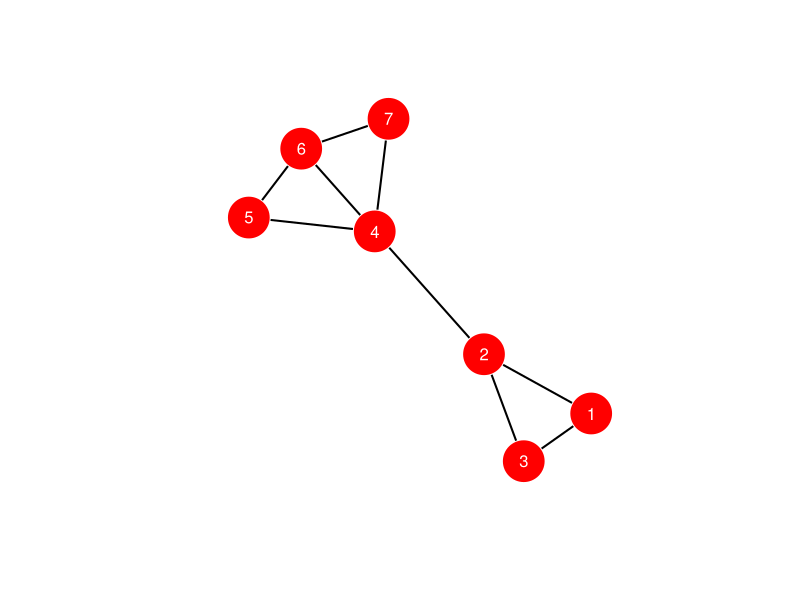
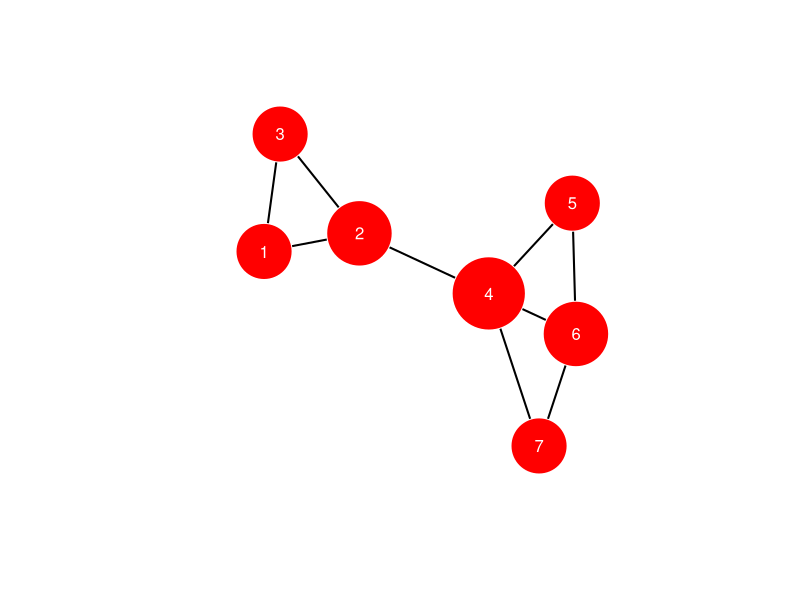
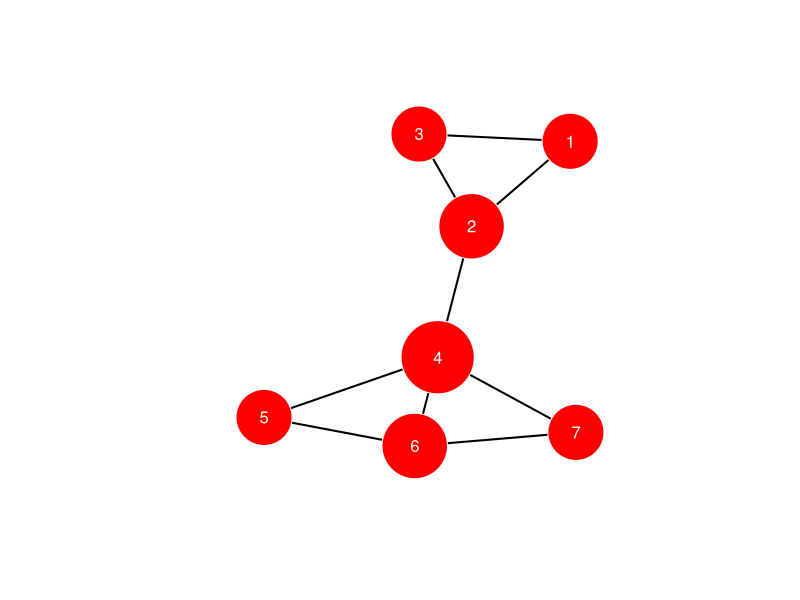
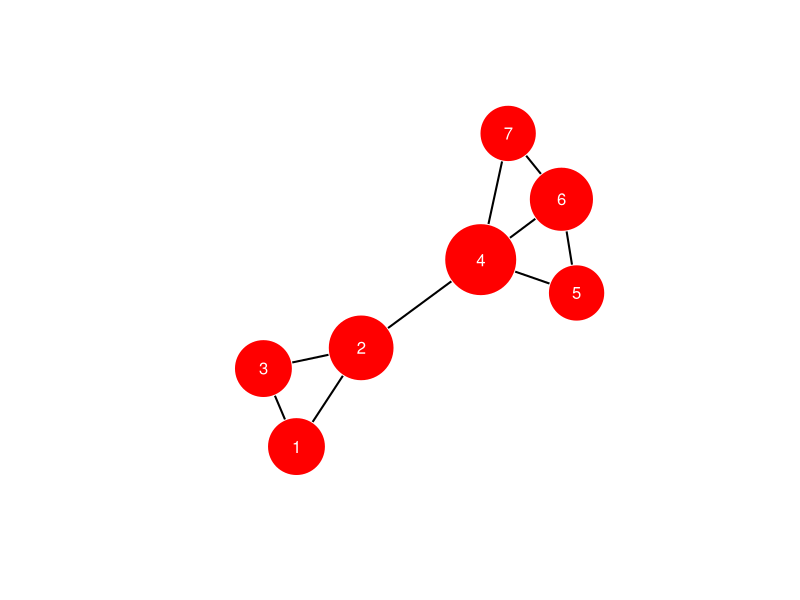
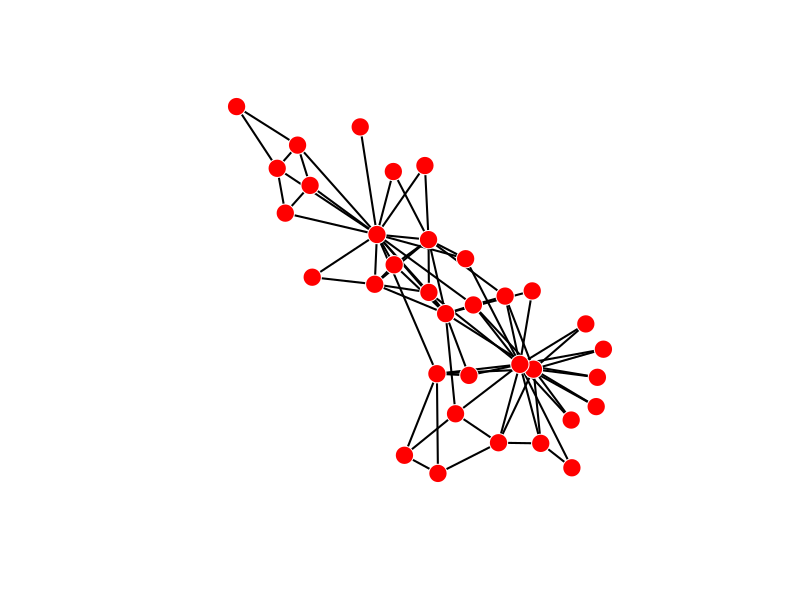
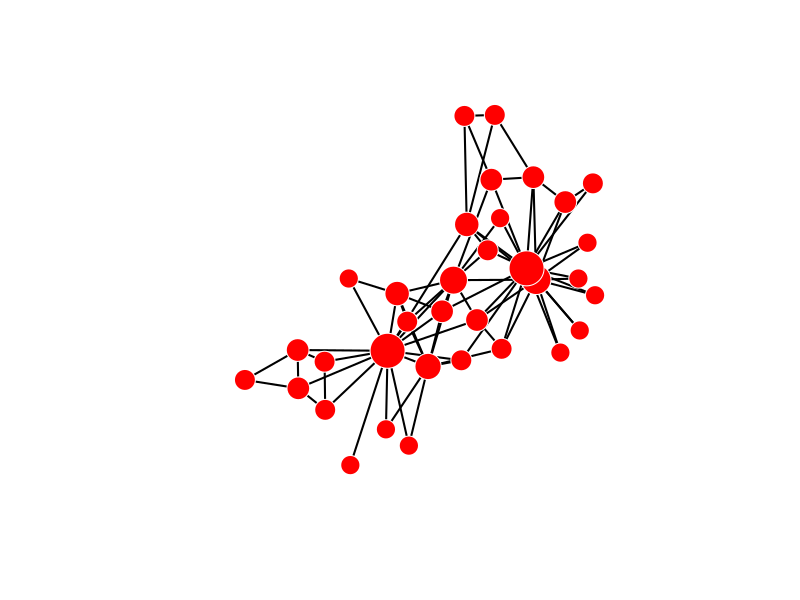

Recreate these plots in R, in order.
# =======================================================
# PageRank computation on a Graph
# =======================================================

#install.packages("igraph")
library(igraph)

# Adjacency matrix for the example graph
adjMat <- rbind(
  c(0,1,1,0,0,0,0),
  c(1,0,1,1,0,0,0),
  c(1,1,0,0,0,0,0),
  c(0,1,0,0,1,1,1),
  c(0,0,0,1,0,1,0),
  c(0,0,0,1,1,0,1),
  c(0,0,0,1,0,1,0))

# Creating a graph object from the adjacency matrix
g  <- graph.adjacency(adjMat, mode = "undirected")
plot(g, layout = layout.fruchterman.reingold,
     vertex.size = 25,
     vertex.color="red",
     vertex.frame.color= "white",
     vertex.label.color = "white",
     vertex.label.family = "sans",
     edge.width=2,  
     edge.color="black")


# -------------------------------------------------------
# PageRank : Random Walk using the Transition Matrix

# Compute the Transition Matrix for Random Walk
transMat <- t(adjMat / rowSums(adjMat))
transMat

# Start at random and do Power Iteration
n <- ncol(transMat)                 # size of initial vector
v.prev <- rep(1/n, n)               # set the initial vector
v.next <- transMat %*% v.prev       # run starting iteration
threshold <- 1e-6                   # set suitable threshold

while(norm(v.next - v.prev, type = "f") > threshold) {
  v.prev <- v.next
  v.next <- transMat %*% v.prev
}                                   # simple power iteration
pageRank <- t(v.next)               # converges to page-rank
pageRank

# Represent PageRank as size of vertices
V(g)$size <- 25 + 100 * round(pageRank[V(g)], 2)
plot(g, layout = layout.fruchterman.reingold,
     vertex.size = V(g)$size,
     vertex.color="red",
     vertex.frame.color= "white",
     vertex.label.color = "white",
     vertex.label.family = "sans",
     edge.width=2,  
     edge.color="black")


# -------------------------------------------------------
# PageRank : Principal Eigen-Vector of Transition Matrix

# Compute the Transition Matrix for Random Walk
transMat <- t(adjMat / rowSums(adjMat))
transMat

# Compute the principal eigenvector of transMat
transEig <- eigen(transMat)
transEig
pageRank <- transEig$vec[,1]
pageRank

# Normalized PageRank
npageRank <- pageRank / sum(pageRank)
npageRank

# Represent PageRank as size of vertices
V(g)$size <- 25 + 100 * round(npageRank[V(g)], 2)
plot(g, layout = layout.fruchterman.reingold,
     vertex.size = V(g)$size,
     vertex.color="red",
     vertex.frame.color= "white",
     vertex.label.color = "white",
     vertex.label.family = "sans",
     edge.width=2,  
     edge.color="black")


# -------------------------------------------------------
# PageRank : Stock "page.rank" function in R

npageRank <- page.rank(g)
npageRank

V(g)$size <- 25 + 100 * round(npageRank$vector[V(g)], 2)
plot(g, layout = layout.fruchterman.reingold,
     vertex.size = V(g)$size,
     vertex.color= "red",
     vertex.frame.color= "white",
     vertex.label.color = "white",
     vertex.label.family = "sans",
     edge.width=2,  
     edge.color="black")


# -------------------------------------------------------
# Example graph: Zachary's Karate Club

g <- make_graph("Zachary")
plot(g, layout = layout.fruchterman.reingold,
     vertex.size = 10,
     vertex.label = NA,
     vertex.color="red",
     vertex.frame.color= "white",
     vertex.label.color = "white",
     vertex.label.family = "sans",
     edge.width=2,  
     edge.color="black")

npageRank <- page.rank(g)
npageRank

V(g)$size <- 10 + 100 * round(npageRank$vector[V(g)], 2)
plot(g, layout = layout.fruchterman.reingold,
     vertex.size = V(g)$size,
     vertex.label = NA,
     vertex.color="red",
     vertex.frame.color= "white",
     vertex.label.color = "white",
     vertex.label.family = "sans",
     edge.width=2,  
     edge.color="black")
